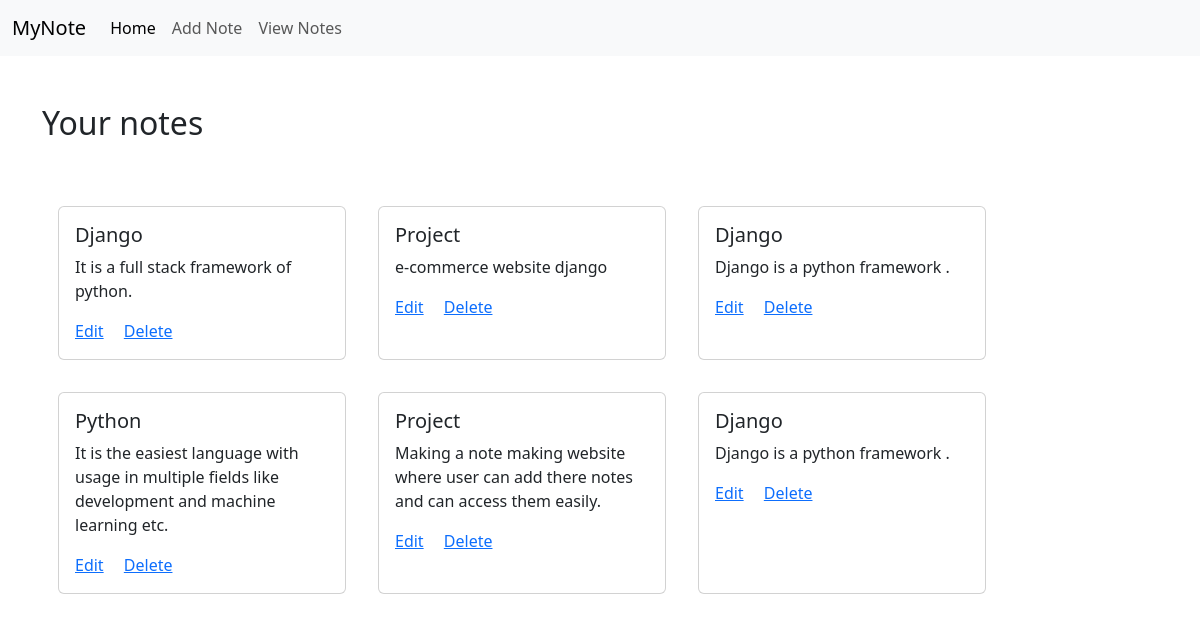
The app's page /viewNotes, older data.
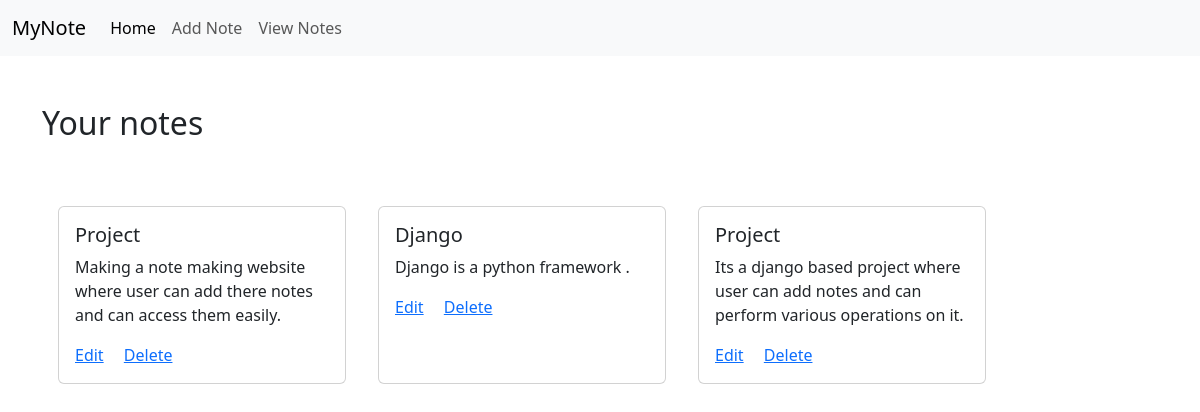
The same page, newer data.
### noteweb/models.py (models this page shows, shortened)
class addNote(models.Model):
    username = models.TextField()
    email = models.EmailField()
    title = models.TextField()
    desc = models.TextField()

### noteweb/views.py (the view)
# urls.py: path("viewNotes",views.viewnt,name="view"),
def viewnt(request):
    data = addNote.objects.all().values()
    context = {
       'data' : data,
    }
    return render(request,'viewnotes.html',context)

### templates/viewnotes.html (shortened to what this page needs)
{% extends "base.html" %}
{% block body %}
<div class="container">
    <h2 class="my-5">Your notes </h2>
    <div class="notes" style="display:flex ;flex-wrap:wrap">
{% for d in data %}
<div class="card mx-3 my-3" style="width: 18rem;">
    <div class="card-body">
      <h5 class="card-title"> {{d.title}}</h5>
      <p class="card-text">{{d.desc}}</p>
      <a href="/editNote/{{d.id}}" class="card-link">Edit</a>
      <a href="/delete/{{d.id}}" class="card-link">Delete</a>
    </div>
  </div>
<br>
{% endfor %}
</div>
</div>
{% endblock body %}

### templates/base.html (shortened to what this page needs)
<!doctype html>
<html lang="en">
  <head>
    <link href="https://cdn.jsdelivr.net/npm/bootstrap@5.3.3/dist/css/bootstrap.min.css" rel="stylesheet">
  </head>
  <body>
    <nav class="navbar navbar-expand-lg bg-body-tertiary">
      <div class="container-fluid">
        <a class="navbar-brand" href="/">MyNote</a>
        <div class="collapse navbar-collapse" id="navbarSupportedContent">
          <ul class="navbar-nav me-auto mb-2 mb-lg-0">
            <li class="nav-item">
              <a class="nav-link active" aria-current="page" href="/">Home</a>
            </li>
            <li class="nav-item">
              <a class="nav-link" href="/addNote">Add Note</a>
            </li>
            <li class="nav-item">
              <a class="nav-link" href="/viewNotes">View Notes</a>
            </li>
          </ul>
        </div>
      </div>
    </nav>
    {% block body %}{% endblock body %}
  </body>
</html>

Row changes from the older to the newer data that the page shows:
removed addNote: title "Django", desc "It is a full stack framework of python."
removed addNote: title "Project", desc "e-commerce website django"
removed addNote: title "Django", desc "Django is a python framework ."
removed addNote: title "Python", desc "It is the easiest language with usage in multiple fields like development and machine learning etc."
added addNote: title "Project", desc "Its a django based project where user can add notes and can perform various operations on it."
